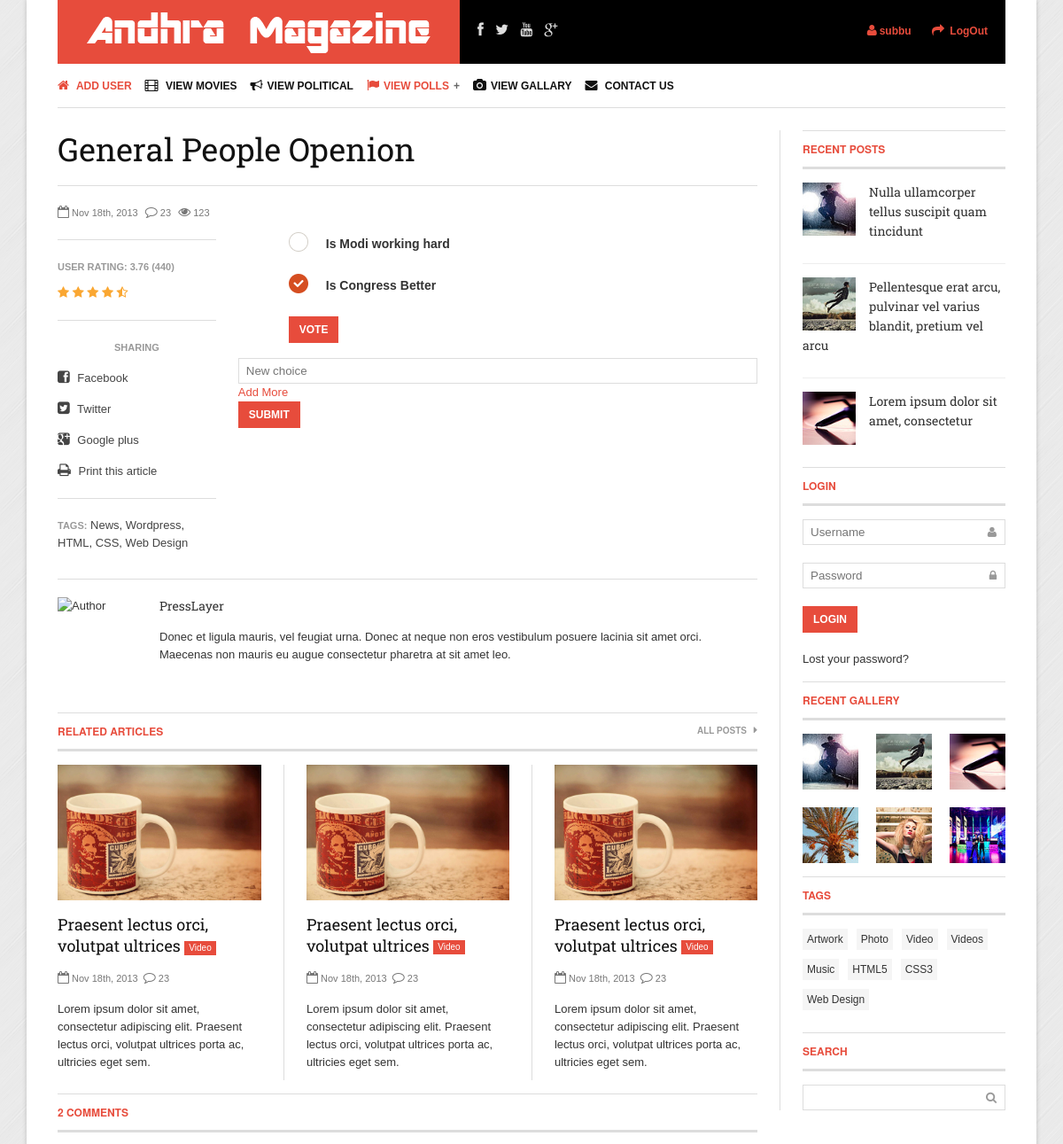
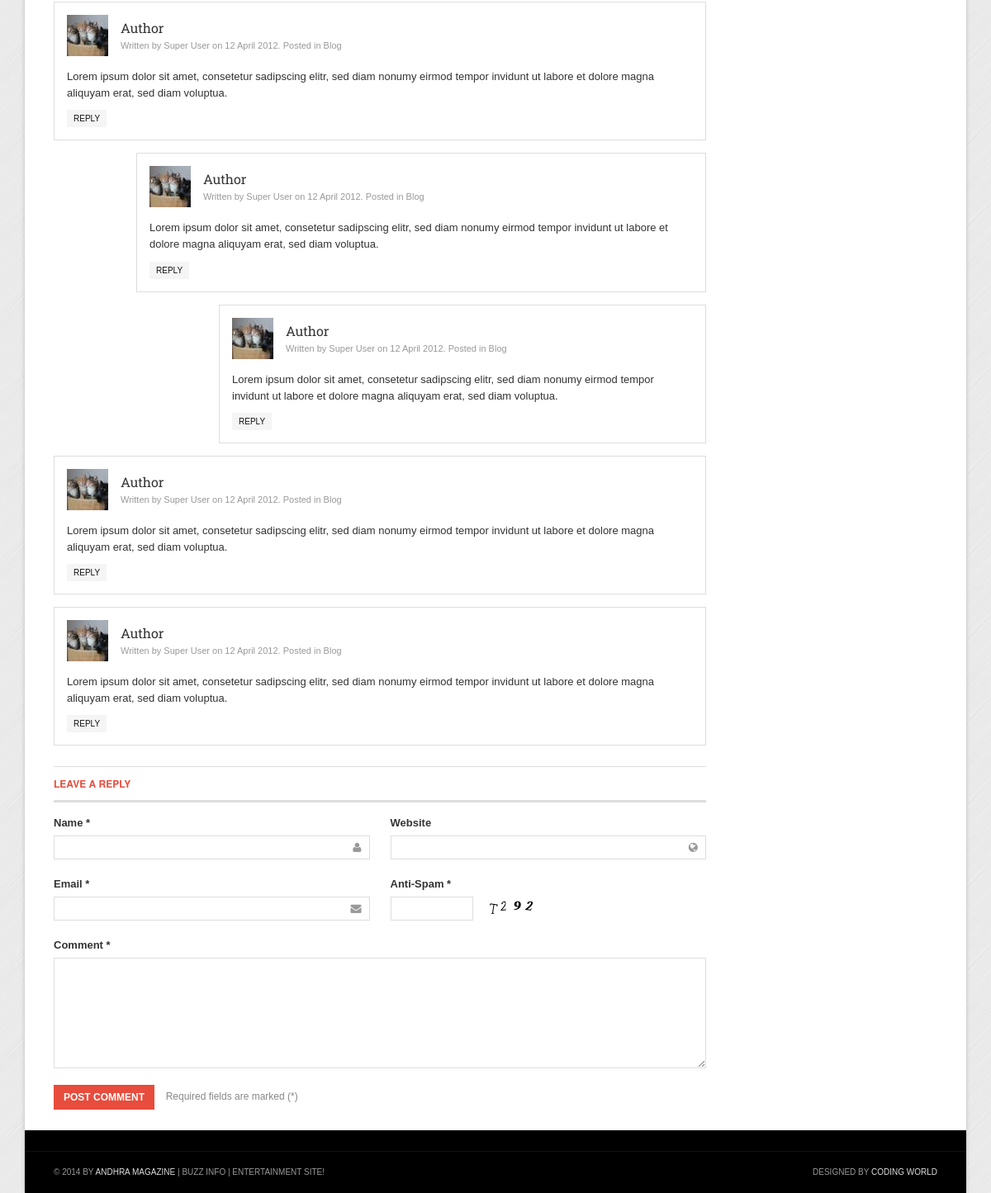
/add_choices.php?id=2 (signed in), run on the app's committed database (2 pictures, top to bottom).
### tables this page shows
CREATE TABLE IF NOT EXISTS `polls` (
  `id` bigint(20) NOT NULL AUTO_INCREMENT,
  `title` text NOT NULL,
  PRIMARY KEY (`id`)
);

CREATE TABLE IF NOT EXISTS `choices` (
  `id` bigint(20) NOT NULL AUTO_INCREMENT,
  `title_id` bigint(20) NOT NULL,
  `choice` text NOT NULL,
  PRIMARY KEY (`id`)
);

### add_choices.php (the view, shortened to what the rows shown need)
<?php
include('includes/article.php');
	if(isset($_SESSION['admin']))
	{
?>
<!DOCTYPE html>
<html lang="en">
<head>
    <link rel="stylesheet" href="assets/css/font-awesome.min.css">
    <link rel="stylesheet" href="assets/css/weather-icons.min.css">
	<link rel="stylesheet" href="assets/css/megafish.css">
    <link rel="stylesheet" href="assets/css/framework.css">
    <link rel="stylesheet" href="assets/flexslider/flexslider-alt.css">
    <link rel="stylesheet" href="assets/flexslider/flexslider-tab.css">
	<link rel="stylesheet" href="style.css" type='text/css' media="screen" />
	<link rel='stylesheet' href='assets/css/print.css' id="print-style-css" type='text/css' media="print" />
		<link href="./poll_css/custom.css?v=1.0.2" rel="stylesheet">
  <link href="./poll_skins/all.css?v=1.0.2" rel="stylesheet">
</head>
<body class="site-boxed">
	<div class="site-wrapper">
		<div class="prl-container">
    <div class="prl-grid prl-grid-divider">
        <section id="main" class="prl-span-9">
			<?php
							$function = new Article;
							$functions = $function->polltitle($_GET['id']);
							foreach ($functions as $function)
							{
								$function1 = new Article;
								$functions1 = $function1->allpollschoices($function['id']);
							?>
			<article id="article-single">
				<h1><a href="single.html"><?php echo $function['title']; ?></a></h1>
				<hr class="prl-grid-divider">
				<div class="prl-grid">
					<div class="prl-span-9 prl-span-flip">
						<div class="prl-entry-content">
							<div class="demo-list clear">
							<form action="add_choices.php" method="POST">
								  <ul>
								  <?php
										foreach ($functions1 as $function1)
										{
								  ?>
									<li>
									  <label for="input-1"><?php echo $function1['choice']; ?></label>
									</li>
								  <?php
								  }
								  ?>
								  </ul>
								  <div class="prl-form-row">
										<button class="prl-button prl-button-primary" name="submit" type="submit">Vote</button>
								  </div>
							</form>
							</div>
						</div>
					<form action="add_choices.php" method="POST">
						<div class="control-group">
										<div class="controls">
											<div class="clone">
												<input class="input span12" type="text" name="choice[]" placeholder="New choice"/>
											</div>
										</div>
									</div>
									<div class="control-group">
										<div class="controls">
											<div>
												<a href="#" class="add btn btn-info btn-mini" rel=".clone">Add More</a>
											</div>
										</div>
									</div>
									<div class="control-group">
										<div class="controls">
											 <button class="btn btn-success btn-large" name="submitchoices" type="submit" >Submit</button>
										</div>
									</div>
					</form>
					</div>
					<div class="prl-span-3 prl-entry-meta">
						<div class="prl-article-meta">
							<span><i class="fa fa-calendar-o"></i> Nov 18th, 2013</span>
							<span><a href="#comment"><i class="fa fa-comment-o"></i> 23</a></span>
							<i class="fa fa-eye"></i> 123
						</div>
						<hr class="prl-article-divider">
							<p class="rating-head">User rating: 3.76 (440)</p>
							<p class="prl-post-rating prl-user-rating">
								<i class="fa fa-star"></i> <i class="fa fa-star"></i> <i class="fa fa-star"></i> <i class="fa fa-star"></i> <i class="fa fa-star-half-o"></i>
							</p>
						<hr class="prl-article-divider">
							<ul class="prl-list prl-list-sharing">
								<li class="header">SHARING</li>
								<li><a href="#"><i class="fa fa-facebook-square"></i> Facebook</a></li>
								<li><a href="#"><i class="fa fa-twitter-square"></i> Twitter</a></li>
								<li><a href="#"><i class="fa fa-google-plus-square"></i> Google plus</a></li>
								<li><a href="#" onclick="window.print();" id="print-page" ><i class="fa fa-print"></i> Print this article</a></li>
							</ul>
						<hr class="prl-article-divider">
							<p class="prl-article-tags"><span class="prl-article-tags-header">TAGS:</span> <a href="#">News</a>, <a href="#">Wordpress</a>, <a href="#">HTML</a>, <a href="#">CSS</a>, <a href="#">Web Design</a></p>
					</div>
				</div>
			</article>
			<?php } ?>
        </section>
    </div>
</div>
	</div>
	</body>
</html>
<?php
	}
?>

### data on the page
polls: title "General People Openion"
choices: choice "Is Modi working hard"
choices: choice "Is Congress Better"

### other printed values
$_SESSION['username'] "subbu"
